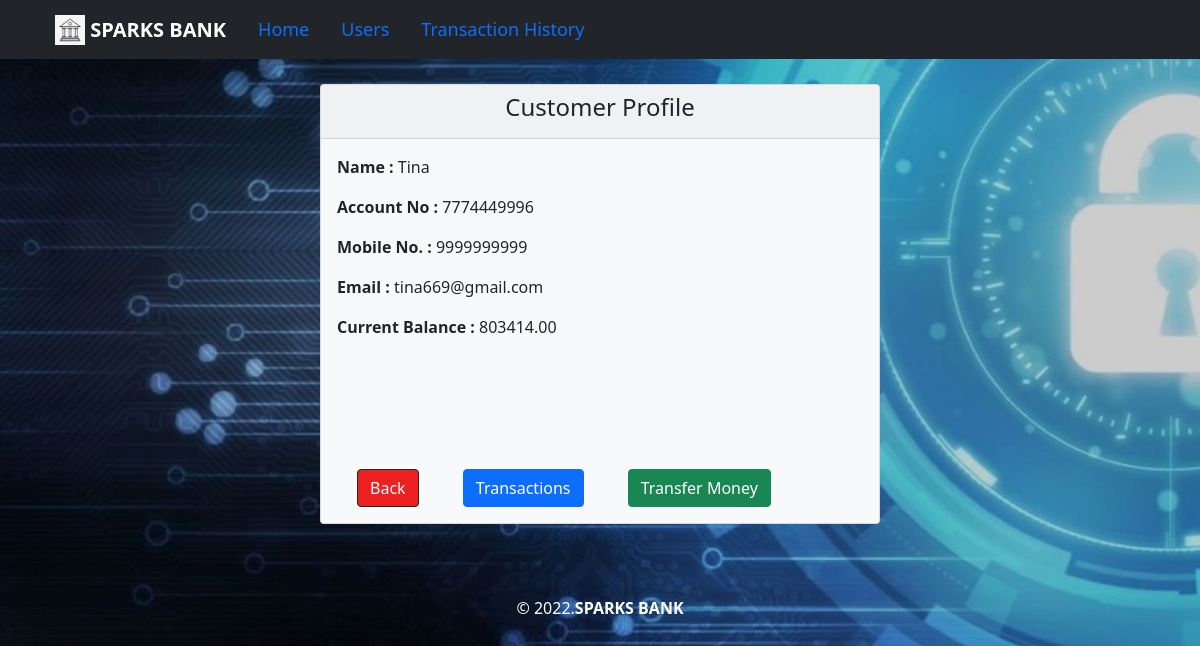
The app's page /details.php?id=tina669@gmail.com with its own data.
### tables this page shows
CREATE TABLE `users` (
  `id` int(8) NOT NULL,
  `name` varchar(50) NOT NULL,
  `email` varchar(50) NOT NULL,
  `contact` bigint(10) NOT NULL,
  `accno` bigint(10) NOT NULL,
  `current_balance` double(10,2) NOT NULL
);

### details.php (the view, shortened to what this page needs)
<?php
include 'conn.php';
$emal=$_GET['id'];
$sql="select * from users where email='$emal'";
$result=mysqli_query($conn,$sql);
if(mysqli_num_rows($result)>0){
    $row=mysqli_fetch_assoc($result);
}
?>
<!DOCTYPE html>
<html lang="en">
<head>
    <link href="https://cdn.jsdelivr.net/npm/bootstrap@5.1.3/dist/css/bootstrap.min.css" rel="stylesheet">
    <link rel="stylesheet" href="style.css">
</head>
    <body class="bg">
        <?php
        include 'navbar.php';
        ?>
    <div class="container">
        <div class="card bg-light mb-3" style="width: 35rem;margin-top:25px">
            <div class="card-header"><h4>Customer Profile</h4> </div>
                <div class="card-body" >
                    <div class="content">
                        <p><b>Name :</b>  <?php echo $row['name'];?></p>
                        <p><b>Account No :</b> <?php echo $row['accno'];  ?></p>
                        <p><b>Mobile No. :</b> <?php echo $row['contact'];  ?></p>
                        <p><b>Email : </b> <?php echo $row['email'];  ?></p>
                        <p><b>Current Balance :</b> <?php echo $row['current_balance'];  ?></p>
                    </div>
                    <div class="buttons"style="margin-top:130px;">
                        <a href="#" class="btn btn-dark btn-md" style="background-color:#ec2121;" onclick="history.back()">Back</a>
                        <a href="transaction.php?id=<?php echo $row['name'];?>" class="btn btn-primary btn-md">Transactions</a>
                        <a href="transfer.php?id=<?php echo $row['email'];?>" class="btn btn-success btn-md">Transfer Money</a>
                    </div>
                </div>
        </div>
</div>
        <?php
        include 'footer.php';
        ?>
    </body>
</html>

### style.css (style rules this page uses)
body, html { height: 100%; }
.bg { background-image: url("bank.jpg"); background-attachment: fixed; height: 100%; background-position: center; background-repeat: no-repeat; background-size: cover; }
.buttons a { margin-left: 10px; }

### details.php (style rules this page uses)
h4 { text-align:center; }
.buttons a { margin-left: 20px; margin-right: 20px }
.container { width: 100%; padding-right: var(--bs-gutter-x,.75rem); padding-left: var(--bs-gutter-x,.75rem); margin-right: auto; margin-left: auto; display: flex; flex-wrap: wrap; justify-content: center; flex-direction: row; }

### records on screen
users: name "Tina", accno "7774449996", contact "9999999999", email "tina669@gmail.com", current_balance "803414.00"
